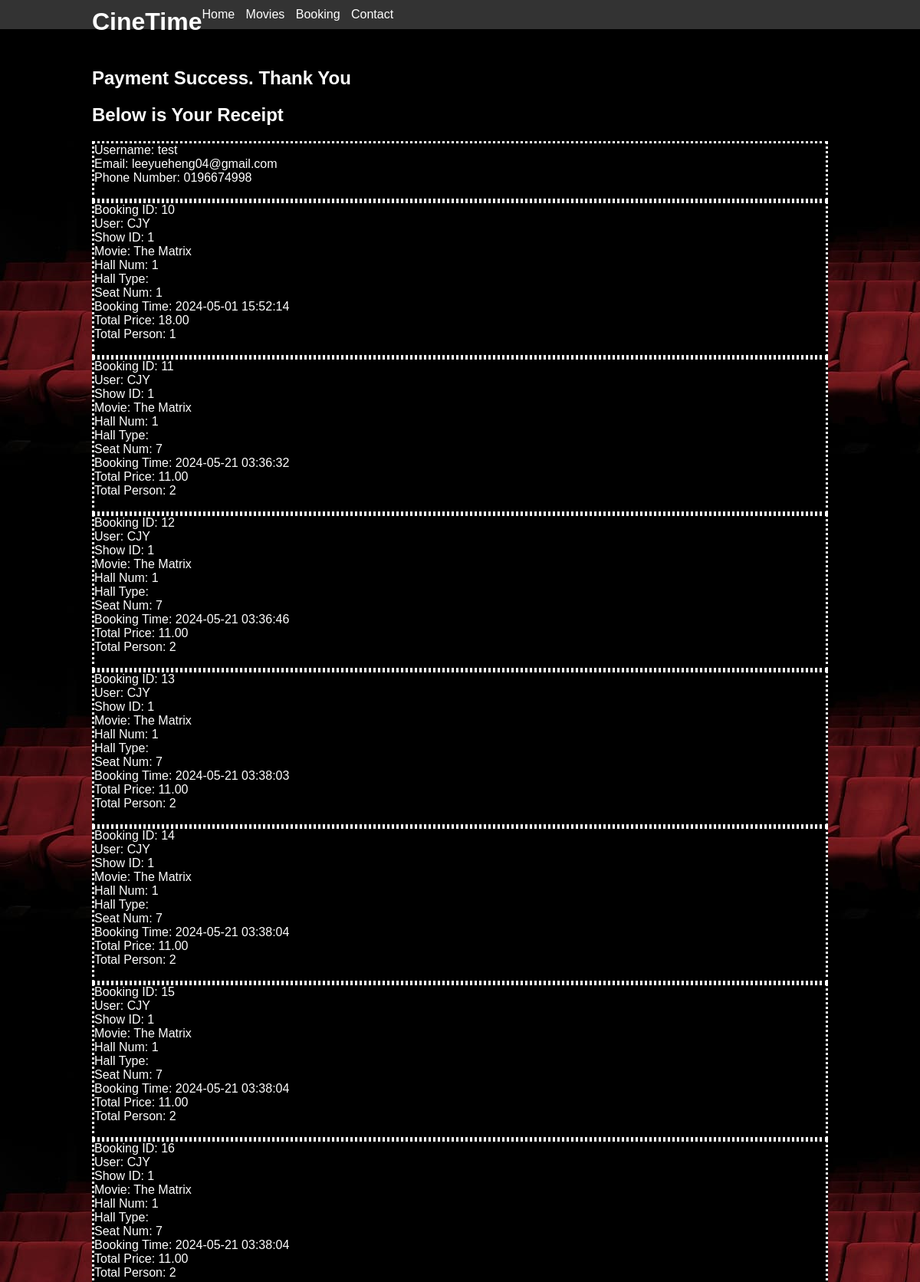
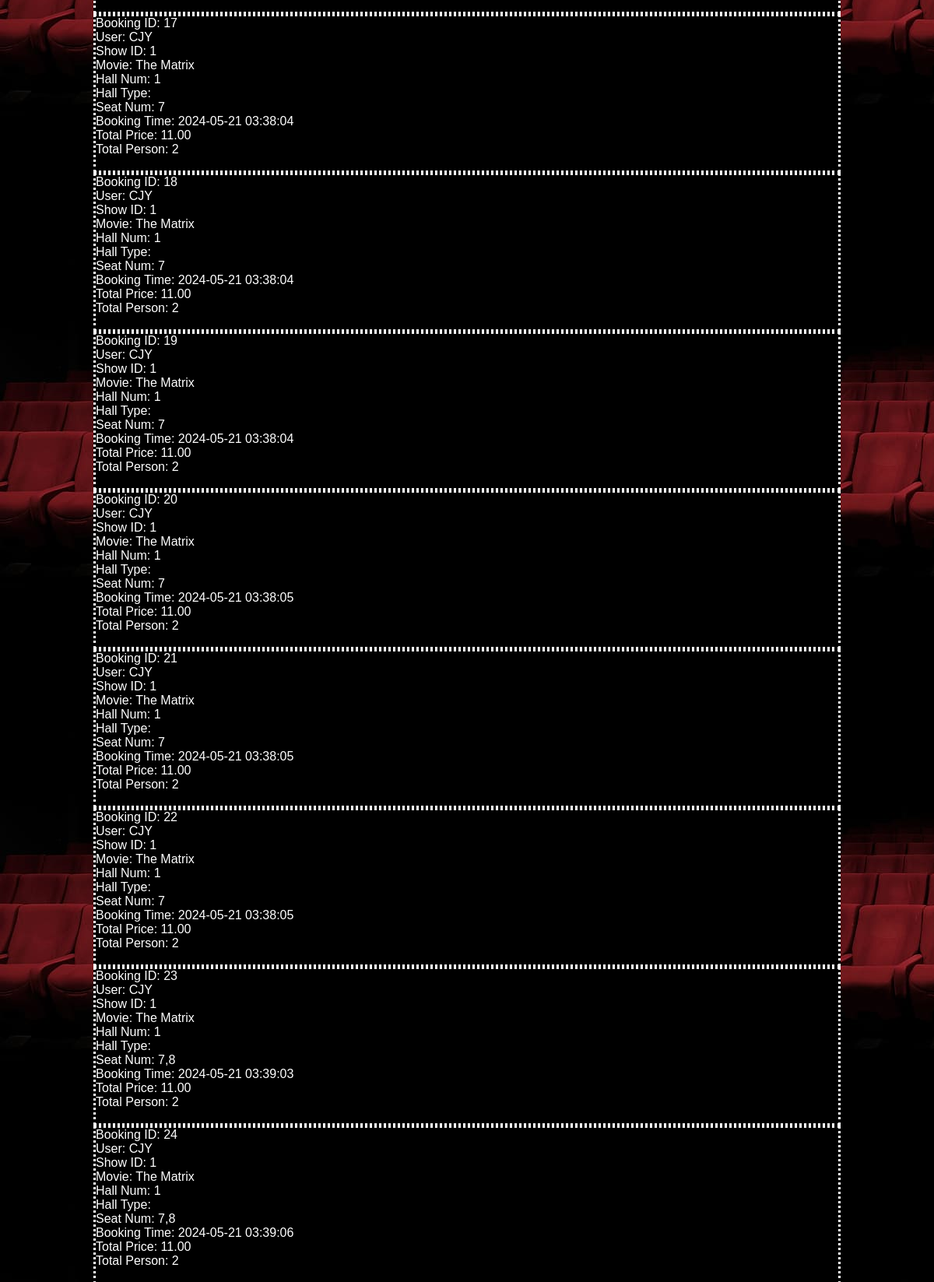
/HauTzeChern/paysuccess.php (signed in, upper part), run on the app's committed database (2 pictures, top to bottom).
### tables this page shows
CREATE TABLE `user` (
  `user_id` int(10) NOT NULL,
  `username` varchar(255) NOT NULL,
  `password` varchar(255) NOT NULL,
  `first_name` varchar(255) NOT NULL,
  `last_name` varchar(255) NOT NULL,
  `Gender` char(1) NOT NULL,
  `email` varchar(255) DEFAULT NULL,
  `phone_number` varchar(11) NOT NULL,
  `password_reset_token` varchar(255) DEFAULT NULL,
  `token_expiry` datetime DEFAULT NULL
);

CREATE TABLE `booking` (
  `booking_id` int(10) NOT NULL,
  `user_id` int(10) NOT NULL,
  `show_id` int(10) NOT NULL,
  `seat_num` varchar(10) NOT NULL,
  `booking_time` datetime NOT NULL,
  `total_price` decimal(5,2) NOT NULL,
  `total_person` int(10) NOT NULL,
  `status` tinyint(1) NOT NULL
);

CREATE TABLE `movie` (
  `movie_id` int(10) NOT NULL,
  `title` varchar(255) NOT NULL,
  `genre` varchar(255) NOT NULL,
  `director` varchar(255) NOT NULL,
  `cast` text NOT NULL,
  `synopsis` text NOT NULL,
  `duration` int(3) NOT NULL,
  `release_date` date NOT NULL,
  `poster_path` longblob NOT NULL,
  `trailers_path` varchar(255) NOT NULL
);

CREATE TABLE `hall` (
  `hall_id` int(10) NOT NULL,
  `cinema_id` int(10) NOT NULL,
  `number_of_seat` int(10) NOT NULL
);

### HauTzeChern/booking for.php (the view, shortened to what this page needs)
<?php
$servername = "localhost";
$dbname = "cinetime";
$conn = new mysqli($servername, 'root', '', $dbname);
$sql = "SELECT * FROM booking";
$result = $conn->query($sql);
if ($result->num_rows > 0) {
    while ($row = $result->fetch_assoc()) {
        echo '<div class="connection">';
        echo "Booking ID: " . $row["booking_id"] . "<br>";
        $user_query = "SELECT username FROM user WHERE user_id = " . $row['user_id'];
        $user_result = $conn->query($user_query);
        $user_row = $user_result->fetch_assoc();
        echo "User: " . $user_row["username"] . "<br>";
        echo "Show ID: " . $row["show_id"] . "<br>";
        $showtime_query = "SELECT movie_id FROM showtime WHERE show_id = " . $row['show_id'];
        $showtime_result = $conn->query($showtime_query);
        $showtime_row = $showtime_result->fetch_assoc();
        $movie_query = "SELECT title FROM movie WHERE movie_id = " . $showtime_row['movie_id'];
        $movie_result = $conn->query($movie_query);
        $movie_row = $movie_result->fetch_assoc();
        echo "Movie: " . $movie_row["title"] . "<br>";
        $showtime_query = "SELECT hall_id FROM showtime WHERE show_id = " . $row['show_id'];
        $showtime_result = $conn->query($showtime_query);
        $showtime_row = $showtime_result->fetch_assoc();
        $hall_query = "SELECT * FROM hall WHERE hall_id = " . $showtime_row['hall_id'];
        $hall_result = $conn->query($hall_query);
        $hall_row = $hall_result->fetch_assoc();
        echo "Hall Num: " . $hall_row["hall_id"] . "<br>";
        echo "Hall Type: " . $hall_row["hall_type_id"] . "<br>";
        echo "Seat Num: " . $row["seat_num"] . "<br>";
        echo "Booking Time: " . $row["booking_time"] . "<br>";
        echo "Total Price: " . $row["total_price"] . "<br>";
        echo "Total Person: " . $row["total_person"] . "<br>";
        echo "<br>";
        echo "</div>";
    }
} else {
    echo "0 results";
}
?>

### Userpage/connect_user.php (shortened to what this page needs)
<?php
$servername = "localhost";
$dbname = "cinetime";
$conn = new mysqli($servername,'root' , '', $dbname);
$sql = "SELECT * FROM user WHERE user_id = " . $_SESSION['user_id'] . "  ";
$result = $conn->query($sql);
if ($result->num_rows > 0) {
    while($row = $result->fetch_assoc()) {
        echo '<div class="connection">';
        echo "Username: " . $row["username"]. "<br>";
        echo "Email: " . $row["email"]. "<br>";
        echo "Phone Number: " . $row["phone_number"]. "<br>";
        echo "<br>";
        echo "</div>";
    }
} else {
    echo "0 results";
}
?>

### HauTzeChern/styles.css (style rules this page uses)
body { background-image: url("theater-bg.jpg"); font-family: Arial, sans-serif; margin: 0; padding: 0; }
.connection { color: white; background-color: black; text-align: left; border-style: dotted; border-color: #fff; }

### data on the page
user: username "test", email "leeyueheng04@gmail.com", phone_number "0196674998"
booking: booking_id "10", user.username "CJY", show "1", movie.title "The Matrix", hall.hall_id "1", seat_num "1", booking_time "2024-05-01 15:52:14", total_price "18.00", total_person "1"
booking: booking_id "11", user.username "CJY", show "1", movie.title "The Matrix", hall.hall_id "1", seat_num "7", booking_time "2024-05-21 03:36:32", total_price "11.00", total_person "2"
booking: booking_id "12", user.username "CJY", show "1", movie.title "The Matrix", hall.hall_id "1", seat_num "7", booking_time "2024-05-21 03:36:46", total_price "11.00", total_person "2"
booking: booking_id "13", user.username "CJY", show "1", movie.title "The Matrix", hall.hall_id "1", seat_num "7", booking_time "2024-05-21 03:38:03", total_price "11.00", total_person "2"
booking: booking_id "14", user.username "CJY", show "1", movie.title "The Matrix", hall.hall_id "1", seat_num "7", booking_time "2024-05-21 03:38:04", total_price "11.00", total_person "2"
booking: booking_id "15", user.username "CJY", show "1", movie.title "The Matrix", hall.hall_id "1", seat_num "7", booking_time "2024-05-21 03:38:04", total_price "11.00", total_person "2"
booking: booking_id "16", user.username "CJY", show "1", movie.title "The Matrix", hall.hall_id "1", seat_num "7", booking_time "2024-05-21 03:38:04", total_price "11.00", total_person "2"
booking: booking_id "17", user.username "CJY", show "1", movie.title "The Matrix", hall.hall_id "1", seat_num "7", booking_time "2024-05-21 03:38:04", total_price "11.00", total_person "2"
booking: booking_id "18", user.username "CJY", show "1", movie.title "The Matrix", hall.hall_id "1", seat_num "7", booking_time "2024-05-21 03:38:04", total_price "11.00", total_person "2"
booking: booking_id "19", user.username "CJY", show "1", movie.title "The Matrix", hall.hall_id "1", seat_num "7", booking_time "2024-05-21 03:38:04", total_price "11.00", total_person "2"
booking: booking_id "20", user.username "CJY", show "1", movie.title "The Matrix", hall.hall_id "1", seat_num "7", booking_time "2024-05-21 03:38:05", total_price "11.00", total_person "2"
booking: booking_id "21", user.username "CJY", show "1", movie.title "The Matrix", hall.hall_id "1", seat_num "7", booking_time "2024-05-21 03:38:05", total_price "11.00", total_person "2"
booking: booking_id "22", user.username "CJY", show "1", movie.title "The Matrix", hall.hall_id "1", seat_num "7", booking_time "2024-05-21 03:38:05", total_price "11.00", total_person "2"
booking: booking_id "23", user.username "CJY", show "1", movie.title "The Matrix", hall.hall_id "1", seat_num "7,8", booking_time "2024-05-21 03:39:03", total_price "11.00", total_person "2"
booking: booking_id "24", user.username "CJY", show "1", movie.title "The Matrix", hall.hall_id "1", seat_num "7,8", booking_time "2024-05-21 03:39:06", total_price "11.00", total_person "2"
